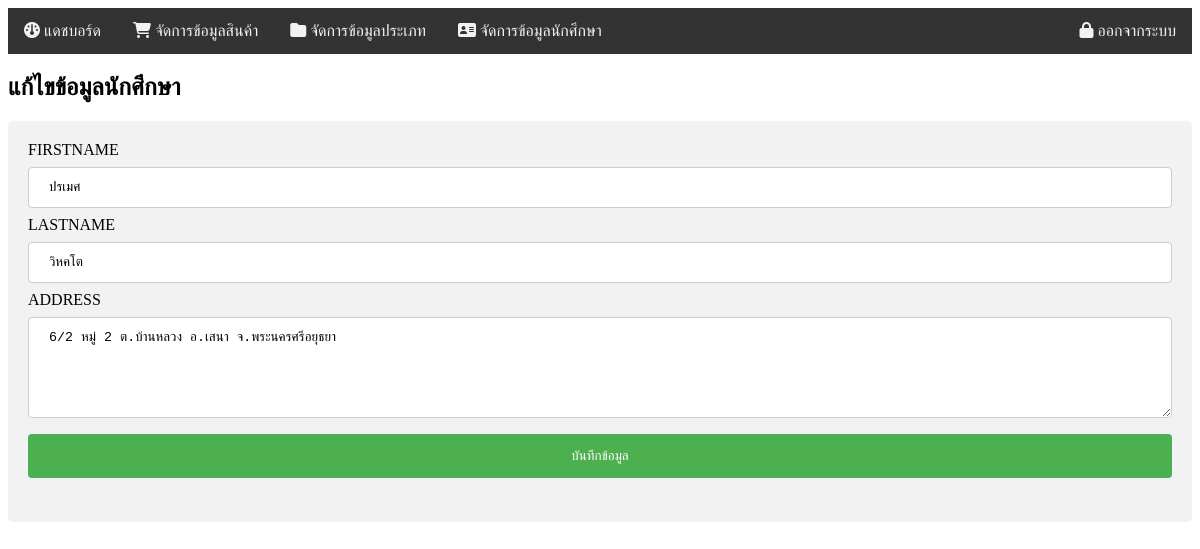
Page /form_updateStudent.php?id=1 (signed in) on the committed database.
### tables this page shows
CREATE TABLE `tbstudent` (
  `stdid` int(11) NOT NULL,
  `firstname` varchar(50) NOT NULL,
  `lastname` varchar(50) NOT NULL,
  `address` text NOT NULL
);

### form_updateStudent.php (the view, shortened to what this page needs)
<link rel="stylesheet" href="style.css">
<?PHP
    include"topmenu.php";
    include"dbcon.php";
    $sql="SELECT * FROM tbstudent
        WHERE stdid='$_REQUEST[id]' ";
    $query=$conn->query($sql);
    $rs=$query->fetch_object();
?>
<div><h2>แก้ไขข้อมูลนักศึกษา</h2></div>
<div class="divrow">
 <form action="" method="post">
  <div><label>FIRSTNAME</label>
   <input type="text"
            name="tFirstname"
            value="<?=$rs->firstname?>" required>
  </div>
        <div><label>LASTNAME</label>
   <input type="text"
            name="tLastname"
            value="<?=$rs->lastname?>" required>
  </div>
        <div><label>ADDRESS</label>
   <textarea name="tAddress"
            rows="5" required><?=$rs->address?></textarea>
  </div>
  <div><input type="submit" name="bSubmit" value="บันทึกข้อมูล"></div>
 </form>
</div>

### style.css (style rules this page uses)
input[type=text],input[type=number],input[type=file],input[type=password],textarea, select { width: 100%; padding: 12px 20px; margin: 8px 0; display: inline-block; border: 1px solid #ccc; border-radius: 4px; box-sizing: border-box; }
input[type=submit] { width: 100%; background-color: #4CAF50; color: white; padding: 14px 20px; margin: 8px 0; border: none; border-radius: 4px; cursor: pointer; }
.divrow { border-radius: 5px; background-color: #f2f2f2; padding: 20px; }

### rows in the picture
tbstudent: tFirstname "ปรเมศ", tLastname "วิหคโต", tAddress "6/2 หมู่ 2 ต.บ้านหลวง อ.เสนา จ.พระนครศรีอยุธยา"
